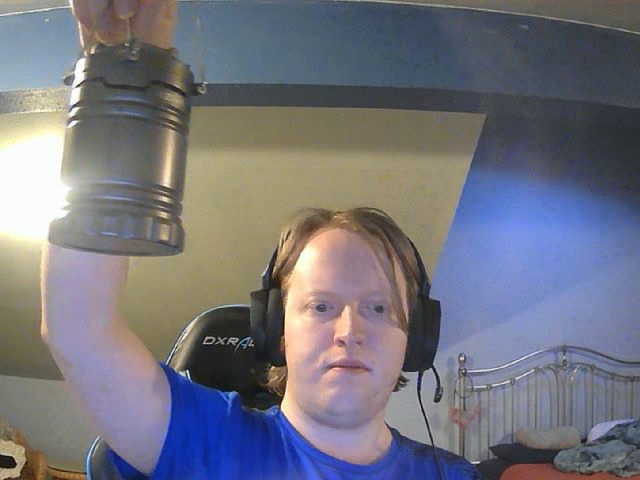
#> input picture frame 30 of video_input/input0.avi, 640 x 480 px
$ python camshift_tracking_centroid.py
#> lines starting #> are read from the running program, lines starting #| are printed output that depends on the picture; after the words box and inside, x2 and y2 are one past the last pixel; in counts of white or black regions, pixels touching at a corner belong together
#Name: Jeff Stokes
#Date: 12/06/2020
#Assignment: Final
#Instructor: Gil Gallegos, gil.gallegos@gmail.com
#TA: Rahim Ullah, rullah@live.nmhu.edu

import cv2
import numpy as np

#initialize video
cap = cv2.VideoCapture('video_input/input0.avi')

#take first frame of video
ret, frame = cap.read()
#> frame is the input picture: shape (480, 640, 3); mean B, G, R 125.3, 115.9, 115.7


#setup default window location
r, h, c, w = 20, 150, 60, 180
track_window = (c, r, w, h)

#crop region of interest for tracking
roi = frame[r:r+h, c:c+w]
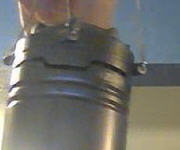
#> roi: shape (150, 180, 3); mean B, G, R 106.8, 112.8, 113.1

#convert cropped window to HSV color space
hsv_roi = cv2.cvtColor(roi, cv2.COLOR_BGR2HSV)
#> hsv_roi: shape (150, 180, 3); mean H, S, V 56.9, 42, 120.7

#create mask between HSV bounds
lower_bound = np.array([0,60,32])
upper_bound = np.array([180,255,255])
mask = cv2.inRange(hsv_roi, lower_bound, upper_bound)
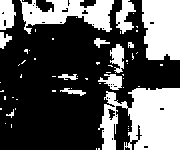
#> mask: shape (150, 180); 34.8% white; 59 white regions (46 under 20 px), largest, box (x1, y1, x2, y2) and area: (98, 88, 180, 150) 3697, (142, 0, 180, 60) 2100, (20, 0, 114, 34) 1788

#obtain color histogram of ROI
roi_hist = cv2.calcHist([hsv_roi], [0], mask, [180], [0,180])
#> roi_hist = 180 values, max 1435 at index 24, min 0 at index 36, mean 52.24

#normalize values to lie between 0 and 255
cv2.normalize(roi_hist, roi_hist, 0, 255, cv2.NORM_MINMAX)

#set up termination criteria
#stop calculating centroid shift after 10 iterations or if centroid has moved 1+ pixels
term_crit = (cv2.TERM_CRITERIA_EPS | cv2.TERM_CRITERIA_COUNT, 10, 1)

i=0
while i<50:
	#read webcame frame
	ret, frame = cap.read()
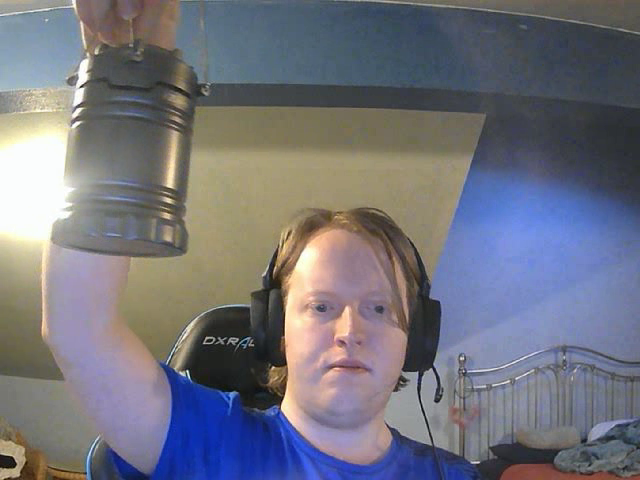
#> input picture frame 31 of video_input/input0.avi, 640 x 480 px
#> frame is the input picture: shape (480, 640, 3); mean B, G, R 124.7, 115.1, 114.7

	if ret == True:
		#convert to hsv
		hsv = cv2.cvtColor(frame, cv2.COLOR_BGR2HSV)
#> hsv: shape (480, 640, 3); mean H, S, V 79.1, 64.8, 137.7

		#calculate histogram back projection
		#each pixel's value is it's probability
		dst = cv2.calcBackProject([hsv], [0], roi_hist, [0,180], 1)
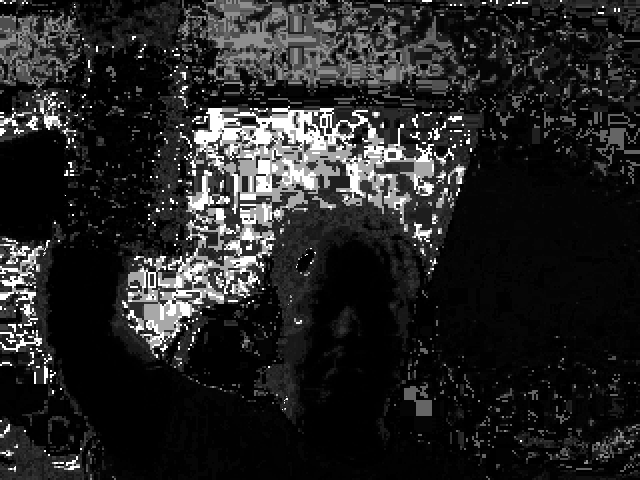
#> dst: shape (480, 640); min 0, max 255, mean 36.6

		#apply Camshift to get new location
		ret, track_window = cv2.CamShift(dst, track_window, term_crit)
#> ret = ((267, 166.5), (160.1, 206.5), 76.08); track_window = (166, 88, 202, 157)

		#draw it on image, using polylines to represent Adaptive box
		pts = cv2.boxPoints(ret)
#> pts = [[147.5, 113.6], [348, 63.94], [386.5, 219.4], [186, 269.1]]
		pts = np.int0(pts)
#> pts = [[147, 113], [347, 63], [386, 219], [186, 269]]
		img2 = cv2.polylines(frame, [pts], True, 255, 2)

		#find center x,y coordinate of tracking window
		X = int(sum(pts[:,0])/4)
#> X = 266
		Y = int(sum(pts[:,1])/4)
#> Y = 166

		#add centroid to tracking box
		cv2.circle(img2, (X,Y), 5, (250,50,50), -1)
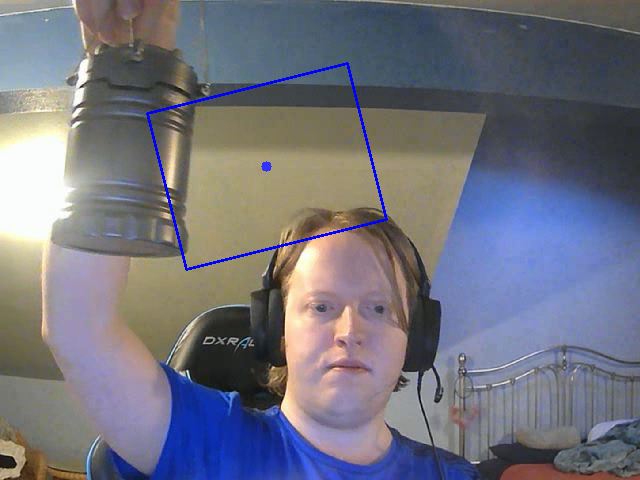
#> img2: shape (480, 640, 3); mean B, G, R 125.7, 114.4, 114

		cv2.imshow('Camshift Tracking', img2)
		cv2.imwrite('camshift_centroids/frame_'+str(i)+'.jpg',img2)
		i+=1

		if cv2.waitKey(60) == 27: #Escape key
#> (key Esc is pressed here)
			break


	else:
		break
cv2.destroyAllWindows()
cap.release()

$ run again, starting later in the video
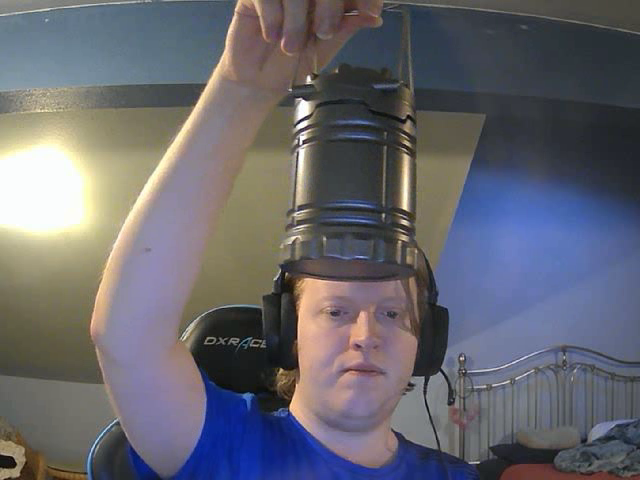
#> input picture frame 135 of video_input/input0.avi, 640 x 480 px
#> frame is the input picture: shape (480, 640, 3); mean B, G, R 110.3, 102.8, 103.2
#> hsv_roi: shape (150, 180, 3); mean H, S, V 67.9, 54.5, 142.3
#> `mask = cv2.inRange(hsv_roi, lower_bound, upper_bound)`:
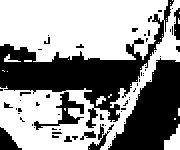
#> mask: shape (150, 180); 57.9% white; 67 black regions (53 under 20 px), largest, box (x1, y1, x2, y2) and area: (0, 0, 174, 128) 5939, (108, 58, 180, 150) 3805, (34, 92, 84, 130) 506
#> roi_hist = 180 values, max 4119 at index 103, min 0 at index 0, mean 86.83
#> hsv: shape (480, 640, 3); mean H, S, V 80.6, 63.7, 122.2
#> ret = ((101.5, 84), (167, 201.8), 83.66); track_window = (0, 0, 203, 168)
#> `pts = cv2.boxPoints(ret)`: pts = [[-7.98, 12.16], [192.6, -10.11], [211, 155.8], [10.45, 178.1]]
#> `pts = np.int0(pts)`: pts = [[-7, 12], [192, -10], [210, 155], [10, 178]]
#> X = 101
#> Y = 83
#> `cv2.circle(img2, (X,Y), 5, (250,50,50), -1)`:
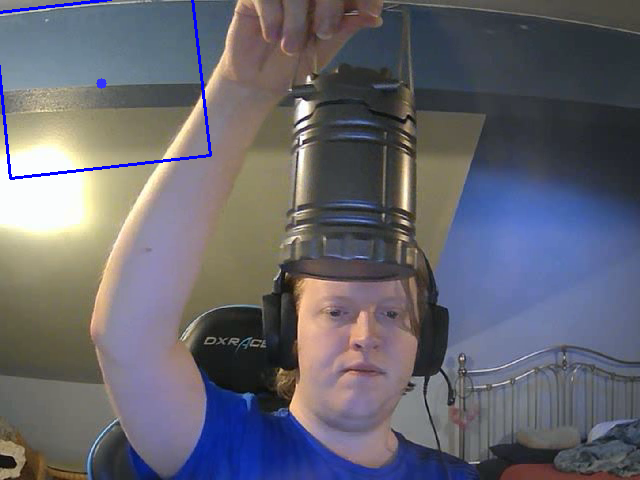
#> img2: shape (480, 640, 3); mean B, G, R 111, 101.9, 102.3
